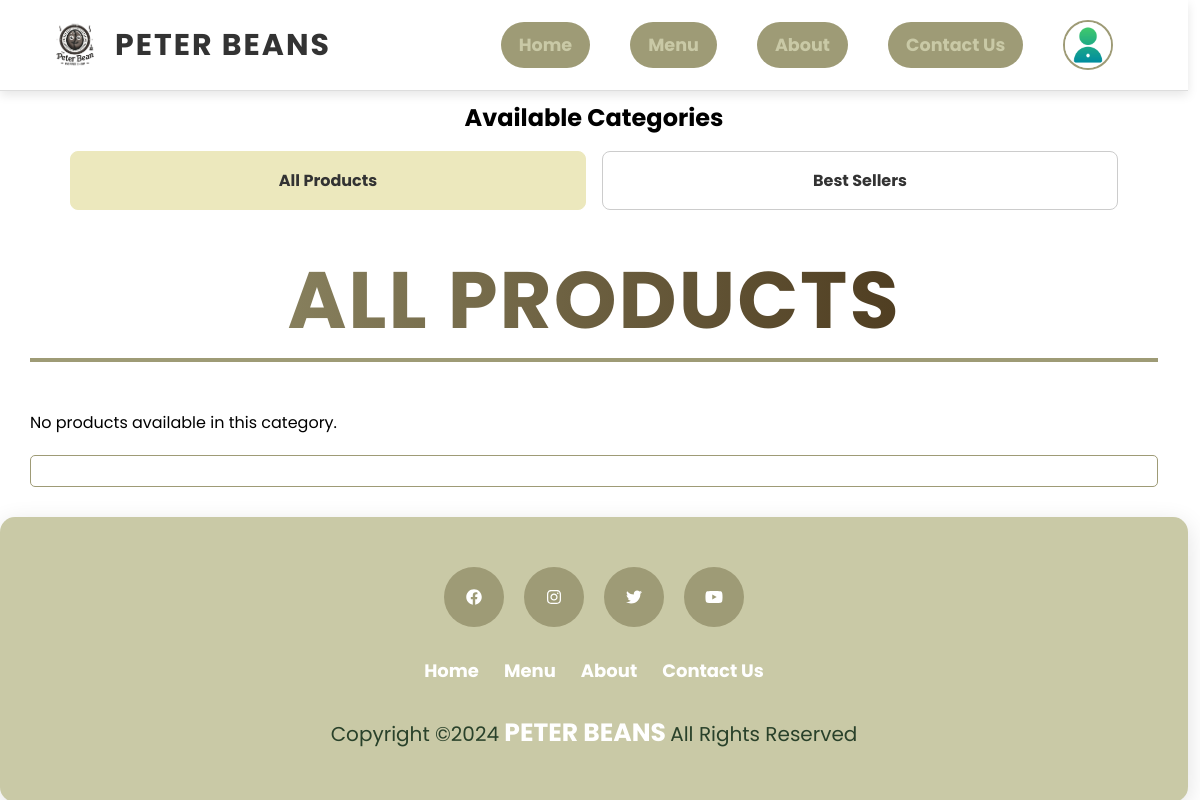
Page /menu.php on the earlier database version.
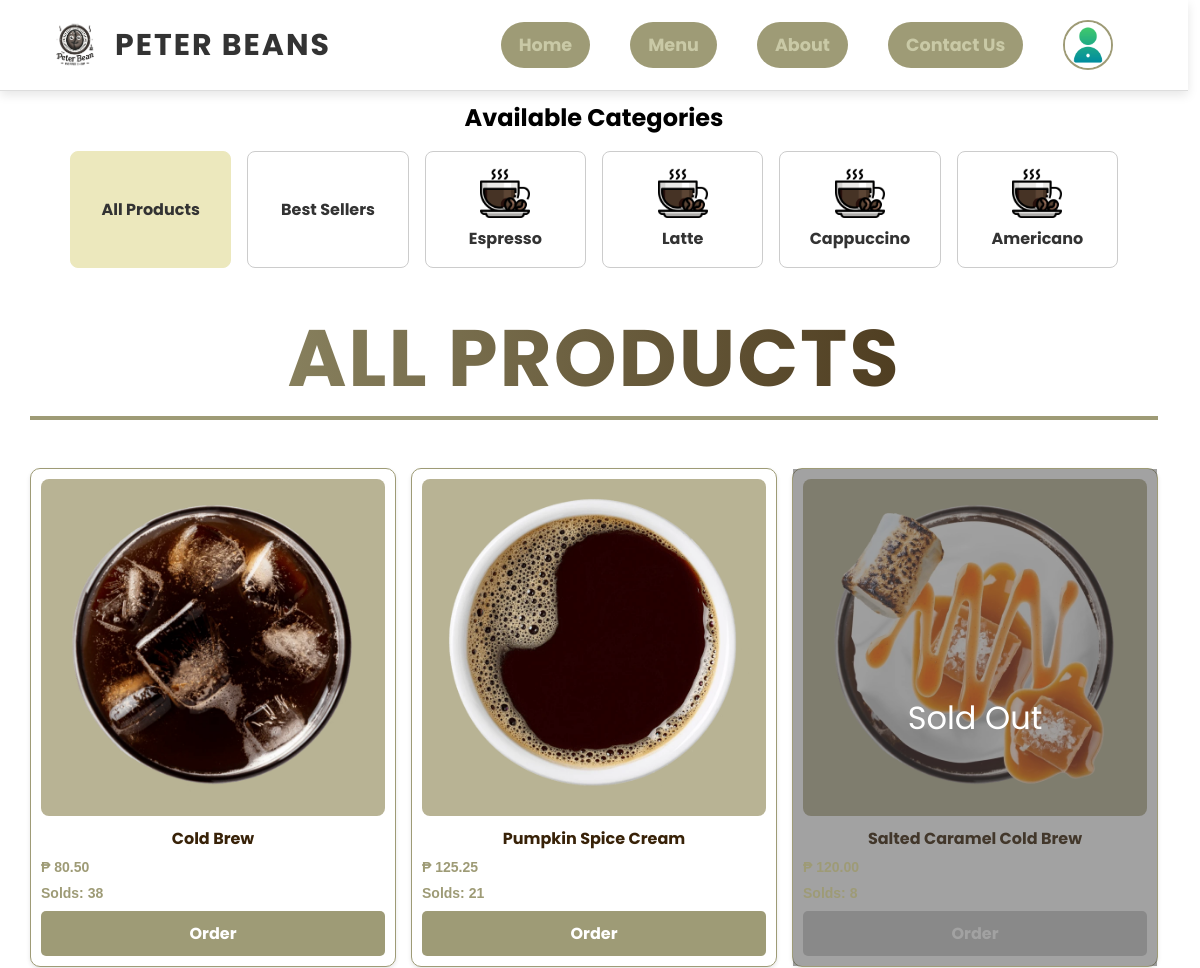
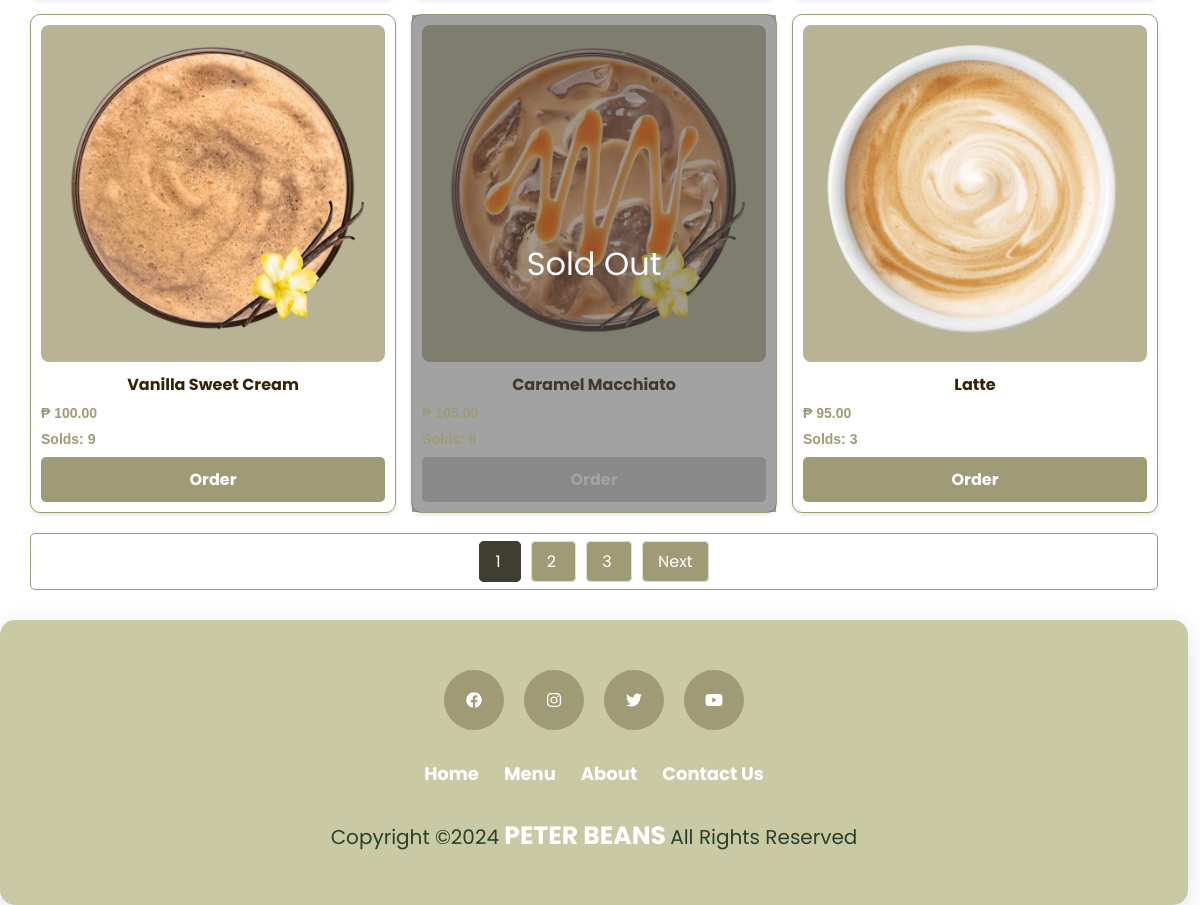
Same page on the later database version (2 pictures, top to bottom).
### tables this page shows
CREATE TABLE `coffee_category` (
  `id` int(11) NOT NULL,
  `category_name` varchar(255) NOT NULL,
  `category_image` varchar(255) DEFAULT NULL,
  `created_at` timestamp NOT NULL DEFAULT current_timestamp()
);

CREATE TABLE `coffee_products` (
  `id` int(11) NOT NULL,
  `product_name` varchar(255) NOT NULL,
  `category_id` int(11) NOT NULL,
  `product_image` varchar(255) NOT NULL,
  `product_description` text NOT NULL,
  `price` decimal(10,2) NOT NULL,
  `total_sales` int(11) NOT NULL,
  `drink_bases` int(11) NOT NULL,
  `flavor_id` int(11) DEFAULT NULL,
  `toppings_id` int(11) DEFAULT NULL
);

### menu.php (the view, shortened to what the changed rows need)
<?php
include('connection.php');
$selectedCategory = isset($_GET['category']) ? $_GET['category'] : null;
$categoryQuery = "SELECT * FROM coffee_category";
$categoryResult = $conn->query($categoryQuery);
$bestSellersQuery = "
SELECT
 coffee_products.*,
 coffee_base.base_name,
 coffee_flavors.flavor_name,
 coffee_toppings.topping_name
FROM coffee_products
LEFT JOIN coffee_base ON coffee_products.drink_bases = coffee_base.id
LEFT JOIN coffee_flavors ON coffee_products.flavor_id = coffee_flavors.id
LEFT JOIN coffee_toppings ON coffee_products.toppings_id = coffee_toppings.id
ORDER BY coffee_products.total_sales DESC
LIMIT 6
";
$bestSellersResult = $conn->query($bestSellersQuery);
$bestStampLimit = 3;
?>
<!DOCTYPE html>
<html lang="en">
<head>
    <link rel="stylesheet" href="css/menu.css">
</head>
<body>
    <?php include 'header.php'; ?>
    <section class="categories">
        <h2>Available Categories</h2>
        <div class="category-list">
            <?php while ($category = $categoryResult->fetch_assoc()): ?>
                <a href="menu.php?category=<?php echo $category['id']; ?>" class="<?php echo $selectedCategory == $category['id'] ? 'active' : ''; ?>">
                    <img src="<?php echo $category['category_image']; ?>" alt="<?php echo $category['category_name']; ?>" class="category-img">
                    <h3><?php echo $category['category_name']; ?></h3>
                </a>
            <?php endwhile; ?>
        </div>
    </section>
    <section class="products">
        <h2>
            <?php
            if ($selectedCategory && $selectedCategory != 'best') {
                $categoryQuery = "SELECT category_name FROM coffee_category WHERE id = ?";
                $stmt = $conn->prepare($categoryQuery);
                $stmt->bind_param("i", $selectedCategory);
                $stmt->execute();
                $categoryResult = $stmt->get_result();
                $category = $categoryResult->fetch_assoc();
                echo htmlspecialchars($category['category_name']);
            } elseif ($selectedCategory == null) {
                echo 'All Products';
            } else {
                echo 'Best Sellers';
            }
            ?>
        </h2>
        <div class="product-grid">
            <?php
            if ($selectedCategory == 'best'):
                if ($bestSellersResult->num_rows > 0):
                    $counter = 1;
                    while ($product = $bestSellersResult->fetch_assoc()): ?>
                        <div class="product">
                            <?php if ($counter <= $bestStampLimit): ?>
                                <div class="best-stamp">Best</div>
                            <?php endif; ?>
                            <div class="image-container">
                                <img src="<?php echo $product['product_image']; ?>" alt="<?php echo $product['product_name']; ?>">
                            </div>
                            <h3><?php echo $product['product_name']; ?></h3>
                            <p class="price">₱ <?php echo number_format($product['price'], 2); ?></p>
                            <p class="price">Solds: <?= $product['total_sales'] ?></p>
                            <button class="add-btn" onclick="openModal(
 <?php echo $product['id']; ?>,
 '<?php echo addslashes($product['product_name']); ?>',
 '<?php echo addslashes($product['product_description']); ?>',
 '<?php echo $product['price']; ?>',
 '<?php echo $product['product_image']; ?>',
 '<?php echo $product['total_sales']; ?>',
 '<?php echo $product['base_name']; ?>',
 '<?php echo $product['flavor_name']; ?>',
 '<?php echo $product['topping_name']; ?>'
 )">Order</button>
                        </div>
                    <?php
                        $counter++;
                    endwhile;
                else:
                    echo "<p>No best sellers found.</p>";
                endif;
            else:
                $productsPerPage = 6;
                $page = isset($_GET['page']) ? (int)$_GET['page'] : 1;
                $offset = ($page - 1) * $productsPerPage;
                $totalQuery = "SELECT COUNT(*) as total FROM coffee_products";
                $totalStmt = $conn->prepare($totalQuery);
                $totalStmt->execute();
                $totalResult = $totalStmt->get_result();
                $totalRow = $totalResult->fetch_assoc();
                $totalProducts = $totalRow['total'];
                $totalPages = ceil($totalProducts / $productsPerPage);
                $productQuery = "
SELECT
  coffee_products.*,
  coffee_base.base_name,
  coffee_base.quantity AS base_quantity,
  coffee_flavors.flavor_name,
  coffee_flavors.quantity AS flavor_quantity,
  coffee_toppings.topping_name,
  coffee_toppings.quantity AS topping_quantity
FROM coffee_products
LEFT JOIN coffee_base ON coffee_products.drink_bases = coffee_base.id
LEFT JOIN coffee_flavors ON coffee_products.flavor_id = coffee_flavors.id
LEFT JOIN coffee_toppings ON coffee_products.toppings_id = coffee_toppings.id
";
                if ($selectedCategory) {
                    $productQuery .= " WHERE category_id = ? LIMIT ?, ?";
                    $stmt = $conn->prepare($productQuery);
                    $stmt->bind_param("iii", $selectedCategory, $offset, $productsPerPage);
                } else {
                    $productQuery .= " LIMIT ?, ?";
                    $stmt = $conn->prepare($productQuery);
                    $stmt->bind_param("ii", $offset, $productsPerPage);
                }
                $stmt->execute();
                $productResult = $stmt->get_result();
                if ($productResult->num_rows > 0):
                    while ($product = $productResult->fetch_assoc()):
                    ?>
                        <div class="product">
                            <?php
                            $isSoldOut = ($product['base_quantity'] == 0 || $product['flavor_quantity'] == 0 || $product['topping_quantity'] == 0);
                            if ($isSoldOut): ?>
                                <div class="sold-out-overlay">Sold Out</div>
                            <?php endif; ?>
                            <div class="image-container">
                                <img src="<?php echo $product['product_image']; ?>" alt="<?php echo $product['product_name']; ?>">
                            </div>
                            <h3><?php echo $product['product_name']; ?></h3>
                            <p class="price">₱ <?php echo number_format($product['price'], 2); ?></p>
                            <p class="price">Solds: <?= $product['total_sales'] ?></p>
                            <button class="add-btn" <?php echo $isSoldOut ? 'disabled' : ''; ?> onclick="openModal(
                                <?php echo $product['id']; ?>,
                                '<?php echo addslashes($product['product_name']); ?>',
                                '<?php echo addslashes($product['product_description']); ?>',
                                '<?php echo $product['price']; ?>',
                                '<?php echo $product['product_image']; ?>',
                                '<?php echo $product['total_sales']; ?>',
                                '<?php echo addslashes($product['base_name']); ?>',
                                '<?php echo addslashes($product['flavor_name']); ?>',
                                '<?php echo addslashes($product['topping_name']); ?>'
                                )">Order</button>
                        </div>
                    <?php endwhile; ?>
                <?php else: ?>
                    <p>No products available in this category.</p>
                <?php endif; ?>
            <?php endif; ?>
        </div>
        <?php if ($selectedCategory != 'best'): ?>
            <div class="pagination">
                <?php
                for ($i = 1; $i <= $totalPages; $i++):
                ?>
                    <a href="?page=<?php echo $i; ?><?php echo $selectedCategory ? '&category=' . $selectedCategory : ''; ?>" class="<?php echo $i == $page ? 'active' : ''; ?>">
                        <?php echo $i; ?>
                    </a>
                <?php endfor; ?>
                <?php if ($page < $totalPages): ?>
                    <a href="?page=<?php echo $page + 1; ?><?php echo $selectedCategory ? '&category=' . $selectedCategory : ''; ?>">Next</a>
                <?php endif; ?>
            </div>
        <?php endif; ?>
    </section>
</body>
</html>

Differences in the rows shown:
added coffee_category: category_image (picture), category_name "Espresso"
added coffee_category: category_image (picture), category_name "Latte"
added coffee_category: category_image (picture), category_name "Cappuccino"
added coffee_category: category_image (picture), category_name "Americano"
added coffee_products: product_image (picture), product_name "Cold Brew", price "80.50", total_sales "38"
added coffee_products: product_image (picture), product_name "Pumpkin Spice Cream", price "125.25", total_sales "21"
added coffee_products: shows "Sold Out", product_image+product_name (picture), product_name "Salted Caramel Cold Brew", total_sales 8 (drawn)
added coffee_products: product_image+product_name (picture), product_name "Vanilla Sweet Cream", price "100.00", total_sales "9"
added coffee_products: shows "Sold Out", product_image+product_name (picture), product_name "Caramel Macchiato", total_sales 8 (drawn)
added coffee_products: product_image (picture), product_name "Latte", price "95.00", total_sales "3"
Other differences:
new list line: "1"
new list line: "2"
new list line: "3"
text no longer shown: "No products available in this category."
text now shown: "Next"
